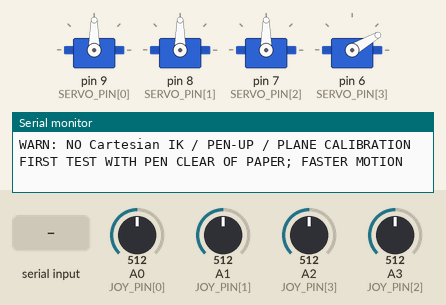
This sketch was run on a simulated Arduino Uno, built with avr-gcc and run on an emulated ATmega328P. Parts: 4 × servo, the last lines printed to the serial monitor. The test bench sets the inputs (shaded band); at power-on: A0 (JOY_PIN[0]) = 512, A1 (JOY_PIN[1]) = 512, A2 (JOY_PIN[3]) = 512, A3 (JOY_PIN[2]) = 512.

Above: at 1.4 s.
1.5 s: "T\n" received over Serial
At 2.75 s:
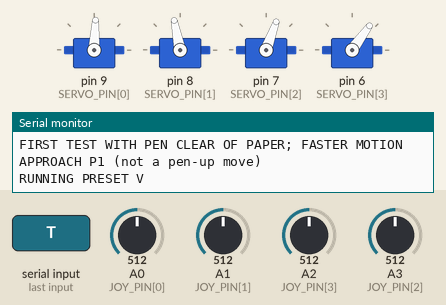
At 4.4 s:
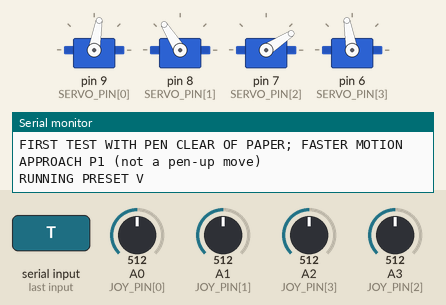
4.5 s: byte 33 ('!') received over Serial
At 5.3 s:
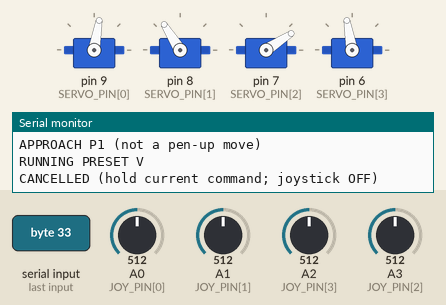
Timing chart, 0 to 7.5 s (numbered marks = the images above; inputs shaded):
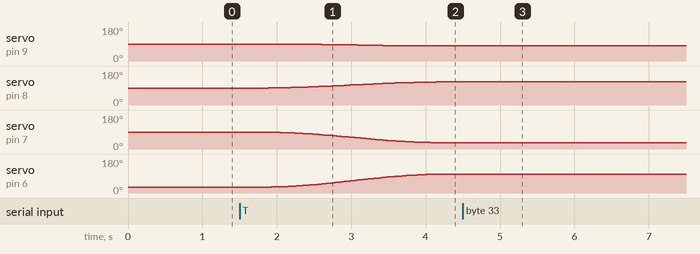

Measured:
- after the input at 1.5 s, servo on pin 9 (SERVO_PIN[0]): moves from 90° to 80° over 1.9 s, starting after 0.58 s; servo on pin 8 (SERVO_PIN[1]): moves from 90° to 122° over 2.3 s, starting after 0.38 s
- after the input at 4.5 s, servo on pin 9 (SERVO_PIN[0]): stays 80° (without the input it goes to 79° after 0.31 s); servo on pin 8 (SERVO_PIN[1]): stays 122° (without the input it goes to 123° after 0.37 s); servo on pin 7 (SERVO_PIN[2]): stays 33° (without the input it goes to 34° after 0.35 s)

The sketch:

MeArm_Task5_V2_7.ino
```cpp
/* MeArm Task 5 V2.7 - UNO - preset V + 5-point teach/replay + controls
 * Servos: D9 Base, D8 Left, D7 Right, D6 Claw.
 * Joysticks: A0 Base, A1 Left, A3 Right, A2 Claw.
 * Second Arduino: TX -> THIS UNO D10 (SoftwareSerial RX), common GND.
 * Button ASCII: 1 preset V/start or cancel running; 2 save point;
 * 3 replay taught points; 4 pause/resume. Serial C always cancels.
 * IMPORTANT: Joint-angle interpolation (including curve mode) DOES NOT
 * guarantee a straight or planar pen-tip path. No tool-tip calibration here.
 * First test in mid-air; serial cancel is NOT an emergency power cutoff.
 */
#include <Arduino.h>
#include <Servo.h>
#include <SoftwareSerial.h>
#include <math.h>
#include <ctype.h>
#include <string.h>

const byte N = 4, NP = 5;
const byte SERVO_PIN[N] = {9,8,7,6};
const byte JOY_PIN[N] = {A0,A1,A3,A2};
const byte LO[N] = {0,45,0,30};
const byte HI[N] = {180,160,180,100};
const byte HOME[N] = {90,90,90,30};
// WIDE V: five samples along two branches; P3 is the bottom vertex.
// Approximate joint-space V only; pen tip will not necessarily draw straight lines.
// Keep claw at task-2 B grip angle (100 deg).
const byte PRESET[NP][N] = {
  {80,122,33,100}, {66,131,44,100}, {52,140,54,100},
  {38,131,44,100}, {24,122,33,100}
};
Servo servos[N];
SoftwareSerial remote(10,11); // RX, TX; D11 TX is unused
float pos[N] = {90,90,90,30};
byte taught[NP][N];
byte taughtCount=0;
bool joystickOn=true;
bool running=false, paused=false, curve=false;
bool useTaught=false;
byte leg=0;                 // 0: approach to P1; 1..4: P1->P2...P4->P5
unsigned long legStart=0, pausedAt=0, lastServo=0, lastJoy=0;
float fromPose[N];
char usb[32]; byte usbLen=0;
const unsigned long SERVO_PERIOD=20, JOY_PERIOD=100;
const unsigned long APPROACH_MS=3000, LINE_MS=1800;
const unsigned long CURVE_MS=2200;

byte point(byte i, byte j) {return useTaught ? taught[i][j] : PRESET[i][j];}
int asInt(float a) {return (int)(a+0.5f);}
void writeAll() {
  for(byte j=0;j<N;j++) servos[j].write(constrain(asInt(pos[j]),(int)LO[j],(int)HI[j]));
}
void posePrint() {
  Serial.print(F("POSE: "));
  for(byte j=0;j<N;j++) { Serial.print(pos[j],1); if(j<3) Serial.print(','); }
  Serial.println();
}
void pointsPrint() {
  Serial.println(F("PRESET V:"));
  for(byte i=0;i<NP;i++) {
    Serial.print(F("V"));Serial.print(i+1);Serial.print(F(": "));
    for(byte j=0;j<N;j++) {Serial.print(PRESET[i][j]);if(j<3)Serial.print(',');}
    Serial.println();
  }
  Serial.print(F("TAUGHT: "));Serial.println(taughtCount);
  for(byte i=0;i<taughtCount;i++) {
    Serial.print(F("P"));Serial.print(i+1);Serial.print(F(": "));
    for(byte j=0;j<N;j++) {Serial.print(taught[i][j]);if(j<3)Serial.print(',');}
    Serial.println();
  }
}
float ease5(float x) {
  if(x<=0)return 0;
  if(x>=1)return 1;
  return x*x*x*(10+x*(-15+6*x));
}
// Uniform cubic Catmull-Rom in JOINT space, not a geometrical pen-tip curve.
float catmull(float a,float b,float c,float d,float t) {
  return 0.5f*((2*b)+(-a+c)*t+(2*a-5*b+4*c-d)*t*t+(-a+3*b-3*c+d)*t*t*t);
}
void cancelRun() {
  running=false;paused=false;curve=false;joystickOn=false;
  writeAll();
  Serial.println(F("CANCELLED (hold current command; joystick OFF)"));
}
void togglePause() {
  if(!running){Serial.println(F("NOT RUNNING"));return;}
  if(!paused){ paused=true;pausedAt=millis();Serial.println(F("PAUSED")); }
  else {legStart+=(unsigned long)(millis()-pausedAt); paused=false;Serial.println(F("RESUMED"));}
}
void announceLeg() {
  if(leg==0) Serial.println(F("APPROACH P1 (not a pen-up move)"));
  else {Serial.print(F("SEGMENT P"));Serial.print(leg);Serial.print(F(" -> P"));Serial.println(leg+1);}
}
void initLeg(byte next) {
  leg=next;legStart=millis();lastServo=legStart-SERVO_PERIOD;
  for(byte j=0;j<N;j++)fromPose[j]=pos[j];
  announceLeg();
}
void beginRun(bool taughtMode,bool curveMode) {
  if(running) {Serial.println(F("ALREADY RUNNING"));return;}
  if(taughtMode && taughtCount!=5){Serial.println(F("NEED EXACTLY 5 TAUGHT POINTS"));return;}
  useTaught=taughtMode;curve=curveMode;joystickOn=false;
  for(byte i=0;i<NP;i++)for(byte j=0;j<N;j++){
    byte a=point(i,j);if(a<LO[j]||a>HI[j]){Serial.println(F("INVALID POINT ANGLE"));return;}
  }
  running=true;paused=false;
  initLeg(0);
  Serial.println(curve ? F("RUNNING 5-POINT JOINT CURVE") :
             (taughtMode ? F("RUNNING TAUGHT JOINT POLYLINE") : F("RUNNING PRESET V")));
}
void savePoint() {
  if(running){Serial.println(F("CANCEL FIRST"));return;}
  if(taughtCount>=NP){Serial.println(F("5 POINTS FULL; X TO CLEAR"));return;}
  byte idx=taughtCount;
  for(byte j=0;j<N;j++)taught[idx][j]=(byte)constrain(asInt(pos[j]),(int)LO[j],(int)HI[j]);
  taughtCount++;
  Serial.print(F("SAVED P"));Serial.println(taughtCount);posePrint();
}
void serviceMotion() {
  if(!running||paused)return;
  unsigned long now=millis();
  if(now-lastServo<SERVO_PERIOD)return;
  lastServo=now;
  unsigned long duration=(leg==0)?APPROACH_MS:(curve?CURVE_MS:LINE_MS);
  float t=(float)(now-legStart)/(float)duration;
  if(t>1)t=1;
  float u=ease5(t);
  for(byte j=0;j<N;j++){
    float target;
    if(leg==0)target=fromPose[j]+(point(0,j)-fromPose[j])*u;
    else if(curve) {
      byte k=leg-1;
      float a=point(k==0?0:k-1,j), b=point(k,j);
      float c=point(k+1,j), d=point(k+2>=NP?NP-1:k+2,j);
      target=catmull(a,b,c,d,u);
    } else target=fromPose[j]+(point(leg,j)-fromPose[j])*u;
    pos[j]=constrain(target,(float)LO[j],(float)HI[j]);
  }
  writeAll();
  if(t>=1) {
    // Snap endpoints to recorded point; avoid rounding accumulation.
    for(byte j=0;j<N;j++)pos[j]=point(leg==0?0:leg,j);
    writeAll();
    if(leg==4) {
      running=false;paused=false;
      Serial.println(F("TRACE COMPLETE"));posePrint();
    } else initLeg(leg+1);
  }
}
void dispatch(char c) {
  c=toupper((unsigned char)c);
  if(c=='P'){posePrint();return;}
  if(c=='D'){pointsPrint();return;}
  if(c=='C'||c=='!'){cancelRun();return;}
  if(c=='U'){togglePause();return;}
  if(c=='T'){beginRun(false,false);return;}
  if(c=='R'){beginRun(true,false);return;}
  if(c=='G'){beginRun(true,true);return;}
  if(c=='K'){savePoint();return;}
  if(c=='X') {
    if(running){Serial.println(F("CANCEL FIRST"));return;}
    taughtCount=0;Serial.println(F("TAUGHT POINTS CLEARED"));return;
  }
  if(c=='J') {
    if(running){Serial.println(F("CANCEL FIRST"));return;}
    joystickOn=true;Serial.println(F("JOYSTICK ON"));return;
  }
  if(c=='M'){joystickOn=false;Serial.println(F("JOYSTICK OFF"));return;}
  Serial.println(F("UNKNOWN COMMAND"));
}
void serviceUsb() {
  while(Serial.available()) {
    char c=(char)Serial.read();
    if(c=='!'){usbLen=0;dispatch('!');continue;}
    if(c=='\r'||c=='\n') {
      if(usbLen){usb[usbLen]=0;
        if(usbLen==1)dispatch(usb[0]);else Serial.println(F("SEND ONE LETTER"));
        usbLen=0;
      }
    } else if(usbLen<sizeof(usb)-1)usb[usbLen++]=c;
    else {usbLen=0;Serial.println(F("INPUT OVERFLOW"));}
  }
}
void serviceButtons() {
  while(remote.available()) {
    char c=(char)remote.read();
    if(c=='1') {
      if(running)cancelRun();else beginRun(false,false);
    } else if(c=='2')savePoint();
    else if(c=='3')beginRun(true,false);
    else if(c=='4')togglePause();
  }
}
void serviceJoy() {
  if(!joystickOn||running)return;
  unsigned long now=millis();if(now-lastJoy<JOY_PERIOD)return;
  lastJoy=now;
  bool changed=false;
  for(byte j=0;j<N;j++){
    int a=analogRead(JOY_PIN[j]);
    int d=(a>570)?1:((a<450)?-1:0);
    if(d){int next=asInt(pos[j])+d;
      if(next>=LO[j]&&next<=HI[j]){pos[j]=next;changed=true;}}
  }
  if(changed)writeAll();
}
void setup() {
  Serial.begin(9600);remote.begin(9600);
  for(byte j=0;j<N;j++){servos[j].write(HOME[j]);servos[j].attach(SERVO_PIN[j]);}
  Serial.println(F("MeArm TASK5 V2.7 | Uno | 9600"));
  Serial.println(F("T preset V; R taught 5-point polyline; G taught joint curve"));
  Serial.println(F("K save; X clear; D list; P pose; U pause/resume; C cancel"));
  Serial.println(F("J joystick ON; M joystick OFF"));
  Serial.println(F("BUTTONS: 1 preset V/cancel, 2 save, 3 replay, 4 pause/resume"));
  Serial.println(F("WARN: NO Cartesian IK / PEN-UP / PLANE CALIBRATION"));
  Serial.println(F("FIRST TEST WITH PEN CLEAR OF PAPER; FASTER MOTION"));
}
void loop(){serviceUsb();serviceButtons();serviceJoy();serviceMotion();}
```
